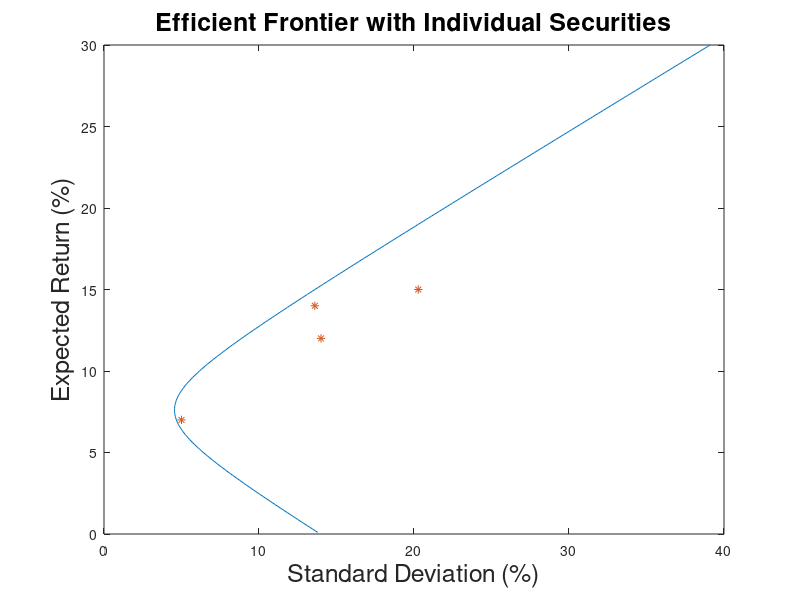

Reproduce this figure in MATLAB.
%Variance Optimizer
 
% S is matrix of security covariances
S = [185 86.5 80 20; 86.5 196 76 13.5; 80 76 411 -19; 20 13.5 -19 25]
 
% Vector of security expected returns
zbar = [14; 12; 15; 7]
 
% Unity vector..must have same length as zbar
unity = ones(length(zbar),1)
 
% Vector of security standard deviations
stdevs = sqrt(diag(S))
 
% Calculate Efficient Frontier
A = unity'*S^-1*unity
B = unity'*S^-1*zbar
C = zbar'*S^-1*zbar
D = A*C-B^2
 
% Efficient Frontier
mu = (1:300)/10;
 
% Plot Efficient Frontier
minvar = ((A*mu.^2)-2*B*mu+C)/D;
minstd = sqrt(minvar);
 
plot(minstd,mu,stdevs,zbar,'*')
title('Efficient Frontier with Individual Securities','fontsize',18)
ylabel('Expected Return (%)','fontsize',18)
xlabel('Standard Deviation (%)','fontsize',18)
